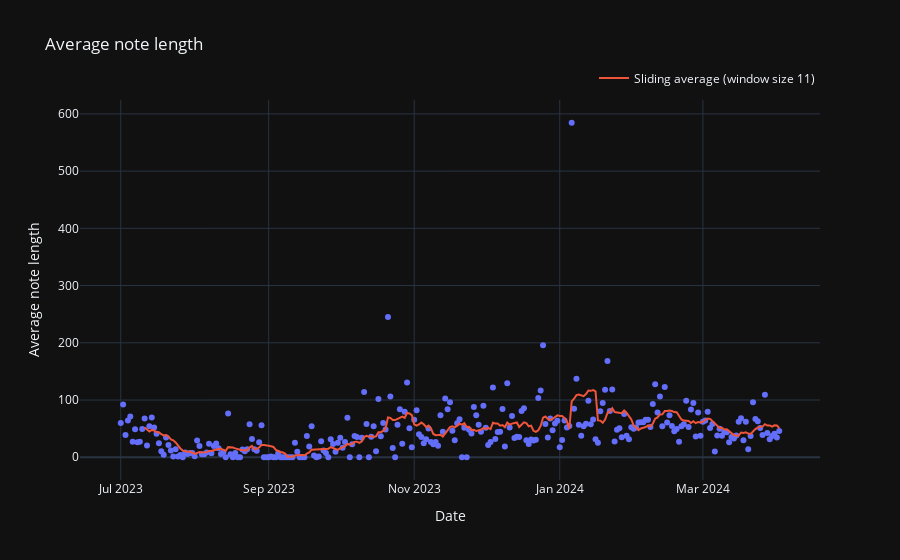

The notebook cell saved with this chart:
### Markdown cell above
## Other features

### Code cell
df.note_length_plot()

### Figure 1 — Plotly figure (JSON) as saved in the notebook; plotly's stock layout.template omitted (floating-point values rounded to 4 significant figures; data arrays with more than 128 entries replaced by an {"elided": "..."} marker saying what was removed)
{"data": [{"hovertemplate": "Date=%{x}<br>Average note length=%{y}<extra></extra>", "legendgroup": "", "marker": {"color": "#636efa", "symbol": "circle"}, "mode": "markers", "name": "", "orientation": "v", "showlegend": false, "type": "scatter", "x": {"elided": "277 str values"}, "xaxis": "x", "y": {"elided": "277 float values"}, "yaxis": "y"}, {"line": {"width": 2}, "marker": {"size": 0}, "mode": "lines", "name": "Sliding average (window size 11)", "type": "scatter", "x": {"elided": "267 str values"}, "y": {"elided": "267 float values"}}], "layout": {"legend": {"orientation": "h", "tracegroupgap": 0, "x": 1, "xanchor": "right", "y": 1.02, "yanchor": "bottom"}, "title": {"text": "Average note length"}, "xaxis": {"anchor": "y", "domain": [0, 1], "title": {"text": "Date"}}, "yaxis": {"anchor": "x", "domain": [0, 1], "title": {"text": "Average note length"}}}}
